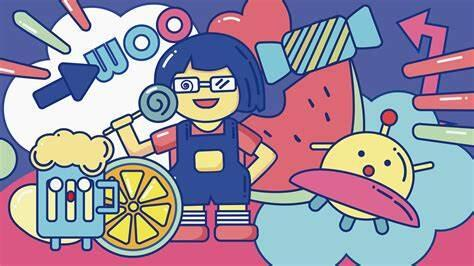
#> input picture pythonProject/tuxi4.jpg, 474 x 266 px, found by its file name
$ python 4.4.py
#> lines starting #> are read from the running program, lines starting #| are printed output that depends on the picture; after the words box and inside, x2 and y2 are one past the last pixel; in counts of white or black regions, pixels touching at a corner belong together
import cv2
import numpy as np
import matplotlib.pyplot as plt

# 读取图像（假设图像已经是灰度图）
img = cv2.imread('tuxi4.jpg', cv2.IMREAD_GRAYSCALE)
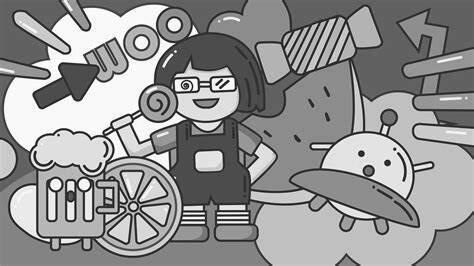
#> img: shape (266, 474); min 0, max 255, mean 147.5

# 显示原始图像
plt.figure(figsize=(6, 6))
plt.title('Original Image')
plt.imshow(img, cmap='gray')
plt.axis('off')
plt.show()

# 步骤1：使用Canny边缘检测
edges = cv2.Canny(img, 50, 150)
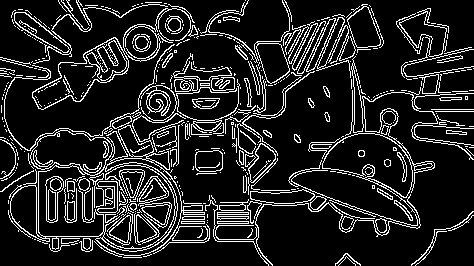
#> edges: shape (266, 474); 13.8% white in thin lines or dots

# 显示边缘检测后的结果
plt.figure(figsize=(6, 6))
plt.title('Edge Detection using Canny')
plt.imshow(edges, cmap='gray')
plt.axis('off')
plt.show()

# 步骤2：使用Hough变换检测直线
# cv2.HoughLines()返回的是直线的参数(rho, theta)
lines = cv2.HoughLines(edges, 1, np.pi / 180, 150)  # 150是阈值
#> lines = None

# 将检测到的直线画到图像上
img_with_lines = cv2.cvtColor(img, cv2.COLOR_GRAY2BGR)  # 将灰度图转换为彩色图，以便绘制直线
if lines is not None:
    for line in lines:
        rho, theta = line[0]
        a = np.cos(theta)
        b = np.sin(theta)
        x0 = a * rho
        y0 = b * rho
        x1 = int(x0 + 1000 * (-b))
        y1 = int(y0 + 1000 * (a))
        x2 = int(x0 - 1000 * (-b))
        y2 = int(y0 - 1000 * (a))
        cv2.line(img_with_lines, (x1, y1), (x2, y2), (0, 0, 255), 2)  # 画红色的直线

# 显示带有直线的图像
plt.figure(figsize=(6, 6))
plt.title('Detected Lines using Hough Transform')
plt.imshow(img_with_lines)
plt.axis('off')
plt.show()

$ run again, with pythonProject/tuxi6.jpg copied over pythonProject/tuxi4.jpg
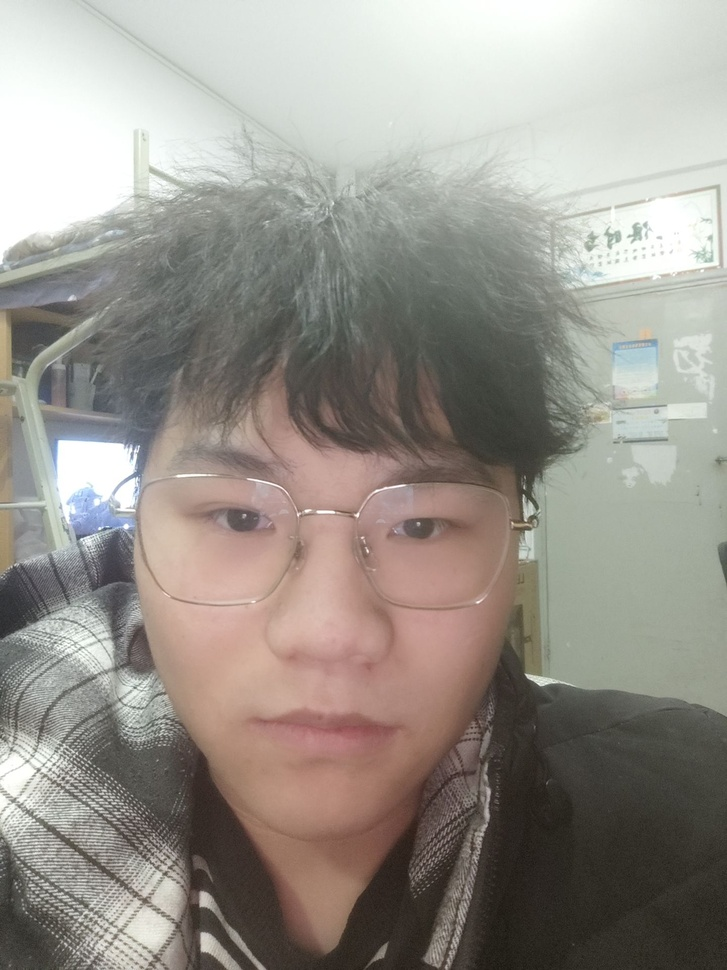
#> input picture pythonProject/tuxi6.jpg, 727 x 970 px, shrunk from 1440 x 1920 before the run, found by its file name
#> `edges = cv2.Canny(img, 50, 150)`:
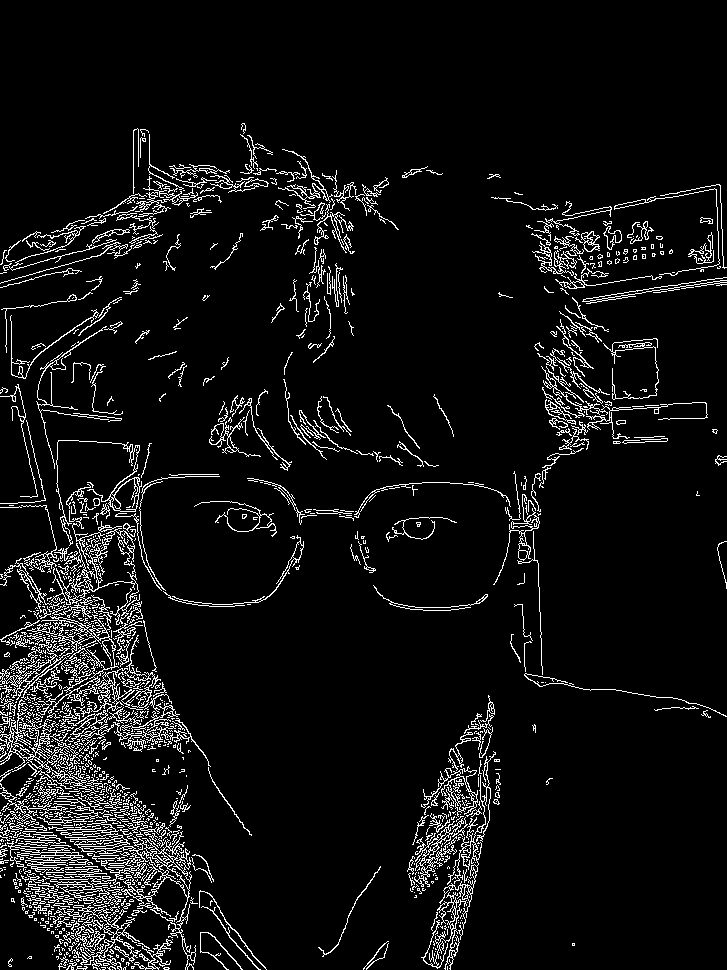
#> edges: shape (970, 727); 6.6% white in thin lines or dots, all inside (x1, y1, x2, y2) = (0, 123, 727, 970)
#> lines = 723 rows, first 8: [69, 2.91], [133, 0], [114, 0.0524], [154, 0.0349], [156, 0.122], [142, 0.0175], [152, 0.0873], [-67, 3.12]
#> the loop `for line in lines:` made 723 passes
#> (rho, theta, a, b, x0, y0, x1, y1) on passes 1 to 3: (69, 2.91, -0.974, 0.225, -67.23, 15.52, -292, -958), (133, 0, 1, 0, 133, 0, 133, 1000), (114, 0.0524, 0.999, 0.0523, 113.8, 5.97, 61, 1004)
#> after the loop `for line in lines:`:
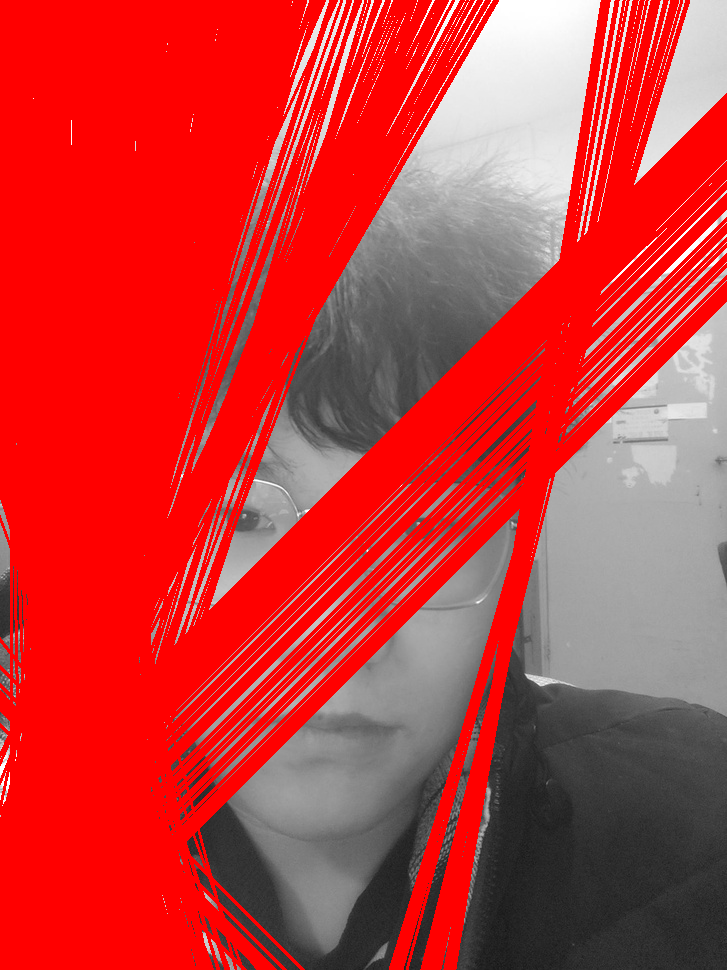
#> img_with_lines: shape (970, 727, 3); mean B, G, R 58, 58, 198.3
